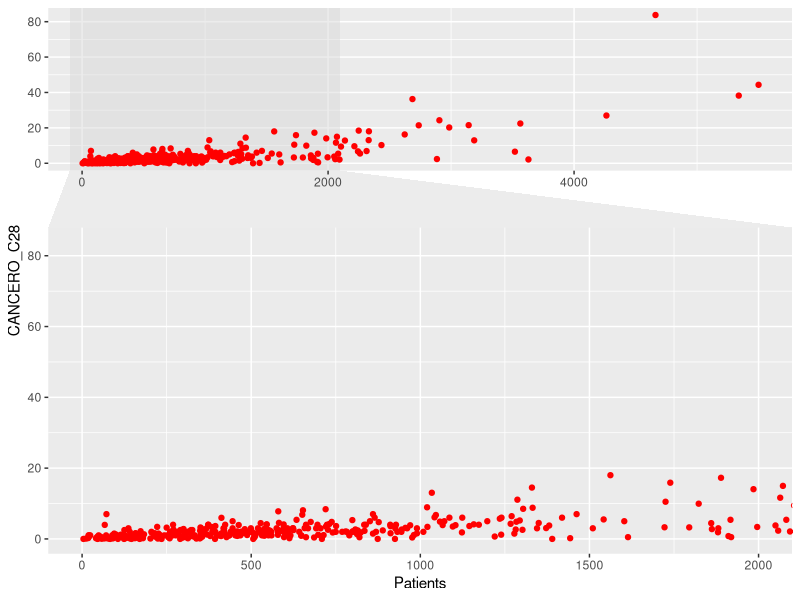
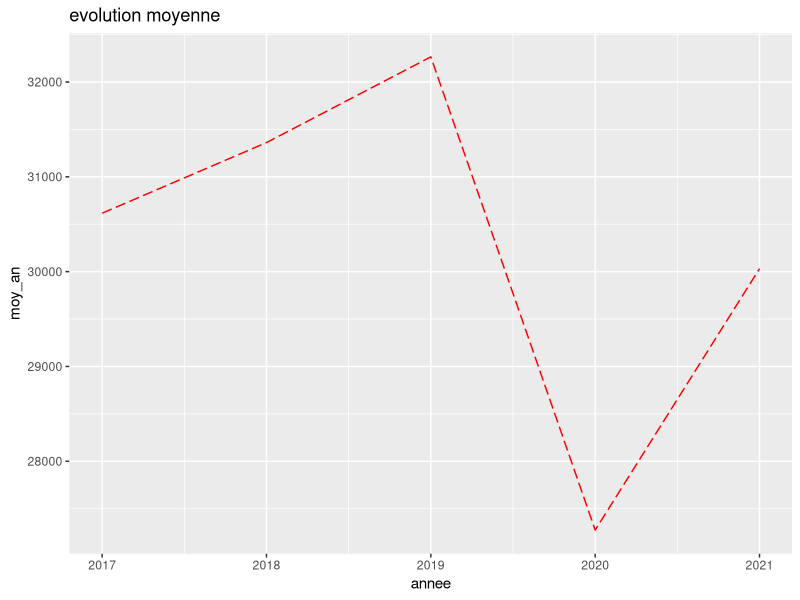
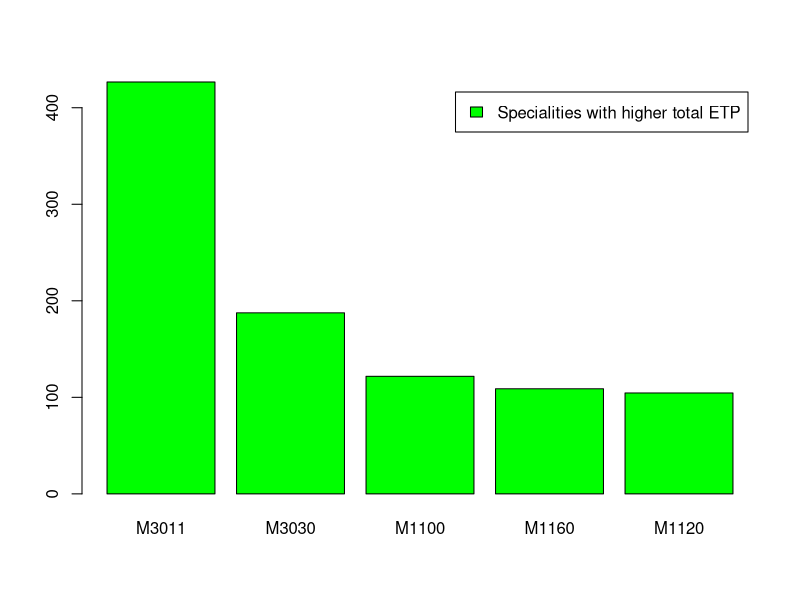

Write R code to recreate these figures, in order.
## ---- chunk 1
#To run first
#Imports of packages
library('tidyverse')
library("ggforce") #for graphs
library("dplyr") #for sql data manipulation
library("sqldf")
library("lmtest") #for Breusch-Pagan Test for etero
## ---- chunk 2

getwd()
setwd(dirname(rstudioapi::getActiveDocumentContext()$path))

cancero <- read.csv(file = "Donnees-20221103/CANCERO_2019.csv",
                    header = TRUE, sep = ";", dec = ".")

desc_cancero <- read.csv(file = "Donnees-20221103/Desc_Cancero_Urgences.csv",
                         header = TRUE, sep = ",", dec = ".")

urgences2017  <- read.csv(file = "Donnees-20221103/URGENCES2_2017.csv",
                         header = TRUE, sep = ";", dec = ".")

urgences2018  <- read.csv(file = "Donnees-20221103/URGENCES2_2018.csv",
                         header = TRUE, sep = ";", dec = ".")

urgences2019  <- read.csv(file = "Donnees-20221103/URGENCES2_2019.csv",
                         header = TRUE, sep = ";", dec = ".")

urgences2020  <- read.csv(file = "Donnees-20221103/URGENCES2_2020.csv",
                         header = TRUE, sep = ";", dec = ".")

urgences2021  <- read.csv(file = "Donnees-20221103/URGENCES2_2021.csv",
                         header = TRUE, sep = ";", dec = ".")

Q20 <- read.csv(file = "Donnees-20221103/Q20_2019.csv",
                         header = TRUE, sep = ";", dec = ".")

desc_Q20 <- read.csv(file = "Donnees-20221103/Desc_Q20.csv",
                         header = TRUE, sep = ",", dec = ".")

## ---- chunk 3
#attach databases, only run once
attach(cancero)
attach(desc_cancero)

## ---- chunk 4
#Define functions

#given an iterable X returns a vector without doublons of elements in L
no_doublons <- function(X){
      L <- list()
      for (x in X){
            if (! x %in% L){
                  L <- c(L,x)
            }
      }
      return(L)
}

#sum excluding na values
sum2 <- function(vector) {
      return(sum(vector[! is.na(vector)]))
}
## ---- chunk 5
N_chem_adults_MCO <- sum(CANCERO_A11[! is.na(CANCERO_A11)])
## ---- chunk 6
N_chem_adults_HAD <- sum(CANCERO_B11[! is.na(CANCERO_B11)]) 
N_chem_childs_MCO <- sum(CANCERO_C11[! is.na(CANCERO_C11)]) 
N_chem_childs_HAD <- sum(CANCERO_D11[! is.na(CANCERO_D11)]) 

HAD_tot <- N_chem_adults_HAD + N_chem_childs_HAD
MCO_tot <- N_chem_adults_MCO + N_chem_childs_MCO
print(paste("The HAD adults percentage is:", as.character(N_chem_adults_HAD/HAD_tot),
      " The MCO adults percentage is: ", as.character(N_chem_adults_MCO/MCO_tot)))
#use sprintf
## ---- chunk 7
cancero$Patients <- CANCERO_A11 + CANCERO_B11 + CANCERO_C11 + CANCERO_D11


ggplot(cancero) + 
      geom_point(aes(x = Patients, y = CANCERO_C28), col = "red")+
      facet_zoom(xlim = c(0, 2000)) #zoom

## ---- chunk 8
#il y a un souci ici je pense A REVOIR
#urgenero <- merge(cancero, urgences, by = "FI") #inner join
urgtot <- urgences2019[urgences2019$URG== "GEN", "dt80"] + urgences2019[urgences2019$URG == "GEN", "dt18"]
prop <- urgences2019[urgences2019$URG== "GEN", "dt80"] / urgtot
sprintf("l’unité d’urgence générale pour laquelle la proportion de patients de moins de 18 ans est la plus élevée est FI = %s", 
         urgences2019[urgences2019$URG =="GEN", ]$FI[which.max(prop)])
## ---- chunk 9
nb_unit_lit_nouveaux <-0
urgences2019_2020<-merge(urgences2019[urgences2019$URG == "GEN",],urgences2020[urgences2020$URG == "GEN",], by="FI")
nb_lit_nouveaux<-urgences2019_2020[,"LIT_UHCD.x"]-urgences2019_2020[, "LIT_UHCD.y"]
nb_lit_nouveaux<-nb_lit_nouveaux[!is.na(nb_lit_nouveaux)]
for(i in seq(1,length(nb_lit_nouveaux))){
  if (nb_lit_nouveaux[i] > 0){
    nb_unit_lit_nouveaux <- nb_unit_lit_nouveaux +1
  }
}
sprintf("nombre d’unites générales qui ont rajoute des lits en 2020 par rapport a 2019 : %i", nb_unit_lit_nouveaux)
## ---- chunk 10
moy_2017<-mean(urgences2017[urgences2017$URG == "GEN","PASSU"],na.rm=TRUE)
moy_2018<-mean(urgences2018[urgences2018$URG == "GEN","PASSU"],na.rm=TRUE)
moy_2019<-mean(urgences2019[urgences2019$URG == "GEN","PASSU"],na.rm=TRUE)
moy_2020<-mean(urgences2020[urgences2020$URG == "GEN","PASSU"],na.rm=TRUE)
moy_2021<-mean(urgences2021[urgences2021$URG == "GEN","PASSU"],na.rm=TRUE)

moy_an<-c(moy_2017,moy_2018,moy_2019,moy_2020,moy_2021)
annee<- c(2017,2018,2019,2020,2021)
evo_an<-data.frame(annee, moy_an)

ggplot(data = evo_an, aes(x=annee, y=moy_an )) + 
  geom_line(color = "red", linetype = 5) +
   ggtitle("evolution moyenne")
## ---- chunk 11
d = dim(Q20)
colran = 1:d[2]
rowran = 1:d[1]
for (i in colran) {
      n_na = length(rowran[is.na(Q20[,i])])  
      name = names(Q20)[i]
      print(sprintf("La proportion de donnèes manquantes de %s est %.3f per cent",
                     name,  n_na/d[1]*100))
}

## ---- chunk 12
#I STILL NEED TO POLISH IT o(*^＠^*)o
#maybe i should've add it directly as a new vairable but ok
#trying to use sqsl in R
#Names of all specialities, last is "total"
specialites <- sqldf('select distinct "Label.modalité", "Valeur.Modalité"
                      from desc_Q20
                      where "Variable" = "EFFSALPLF" or
                      "Variable" = "EFFSALPLH"')

propH <- t(rbind(specialites[, 1], specialites[, 2], specialites[,1])) #has one row for every speciality and 3 columns
len <- dim(propH)[1]

#Could've also added a new variable to specialites
for (i in 1:len) {
      job <- propH[i,]
      H_indices <- Q20$"PERSO" == job[2]
      F_indices <- Q20$"PERSO" == job[2]
      Hommes_job_total <- sum2(Q20$"EFFSALPLH"[H_indices])
      Femmes_job_total <- sum2(Q20$"EFFSALPLF"[F_indices])
      job_total <- Hommes_job_total + Femmes_job_total

      propH[i,3] <- Hommes_job_total / job_total
}
## ---- chunk 13
i <- which.max(propH[,3])
sprintf("%s has a male staff percentage of %.2f%%", propH[i,1], as.double(propH[i,3])*100)
## ---- chunk 14
i <- which.min(propH[,3])
sprintf("%s has a male staff percentage of %.2f%%", propH[i,1], as.double(propH[i,3])*100)
## ---- chunk 15
dist_vector <- abs(as.double(propH[,3]) - 1/2)
i <- which.min(propH[,3])
sprintf("%s has a male staff percentage of %.2f%%", propH[i,1], as.double(propH[i,3])*100)
## ---- chunk 16

specialites$ETP_tot <- rep(0,len)

for (i in 1:len) {
      indices <- Q20$"PERSO" == specialites[i,2] #finds indices corresponding to speciality ID
      tot_ETP <- sum2(Q20$"ETP_PU"[indices])
      specialites$ETP_tot[i] <- tot_ETP
}

ordered_specialites <- specialites[order(specialites$ETP_tot, decreasing = TRUE),]

## ---- chunk 17
indices <- c(1,3)
print(ordered_specialites[2:6,indices]) #the first line is the total
short_ordered_specialites <- ordered_specialites[2:6,]

barplot(height = short_ordered_specialites[,3], names.arg = short_ordered_specialites[,2], legend.text = "Specialities with higher total ETP", col = "green")


## ---- chunk 18
#variables we care about: Patients, CANCERO_C28 of cancero
model_cancero <- lm(CANCERO_C28 ~ Patients, data = cancero)
bptest(model_cancero)

## ---- chunk 19
cancero$log_Patients <- log10(cancero$Patients)
cancero$log_CANCERO_C28 <- log10(cancero$CANCERO_C28)
model2_cancero <- lm(CANCERO_C28 ~ log_Patients, data = cancero)
bptest(model2_cancero)
